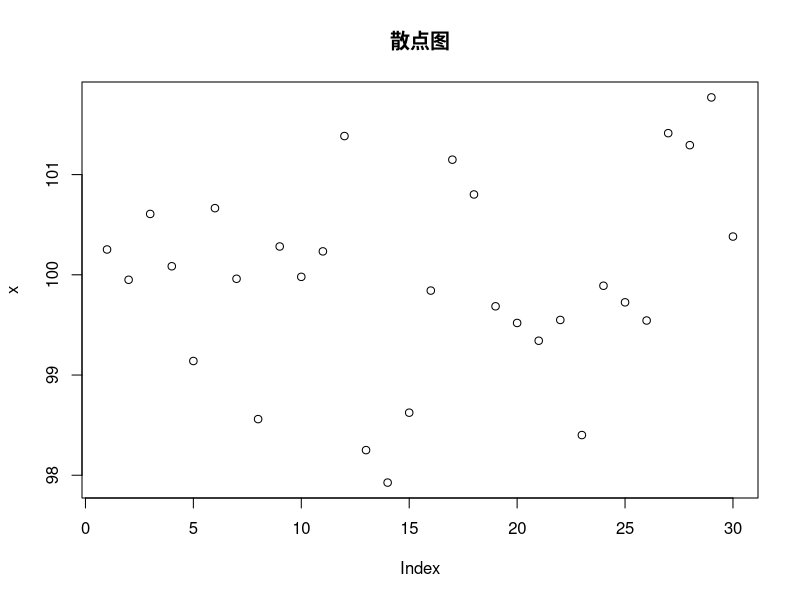
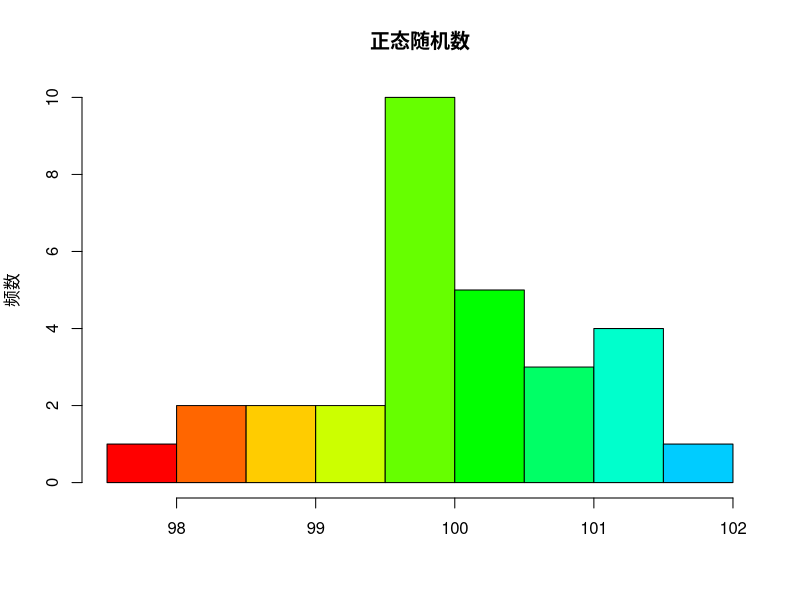
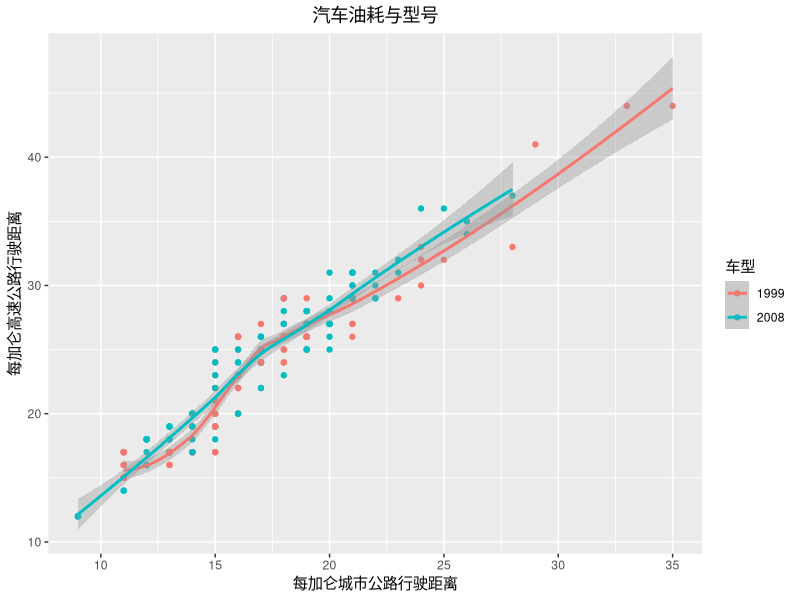
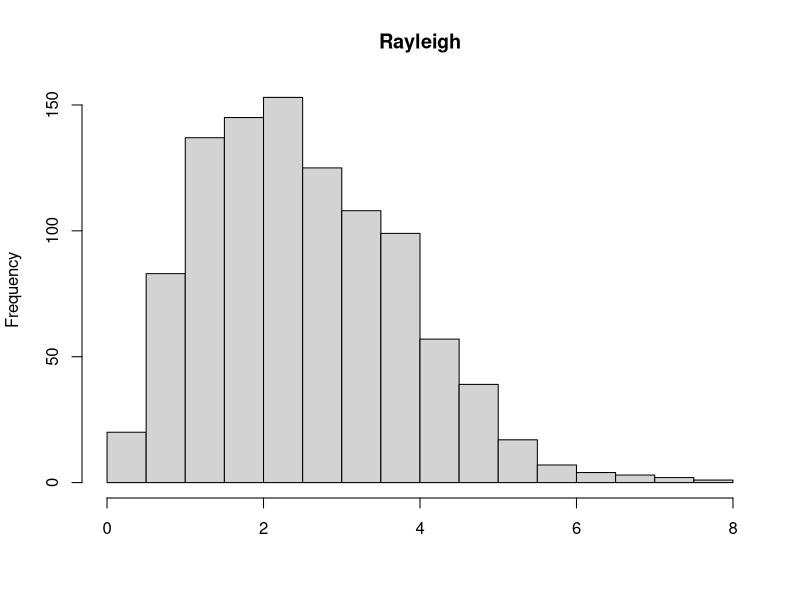
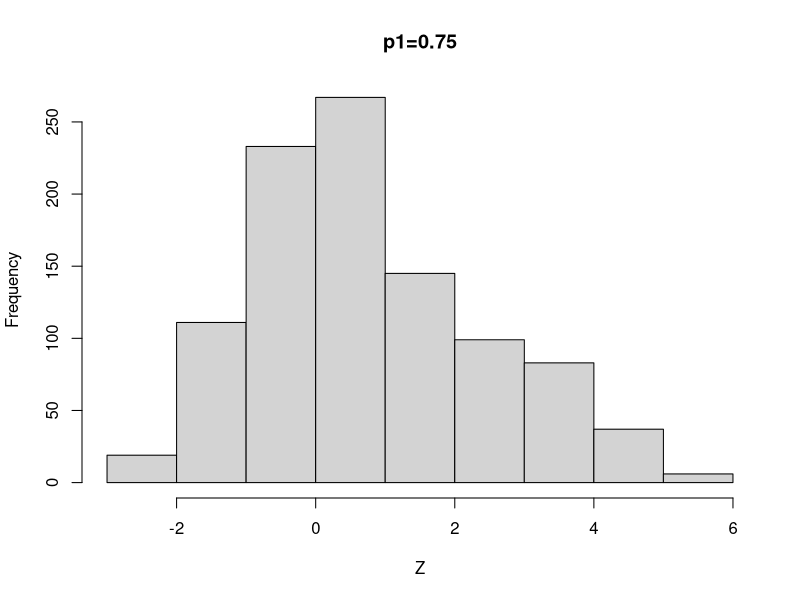
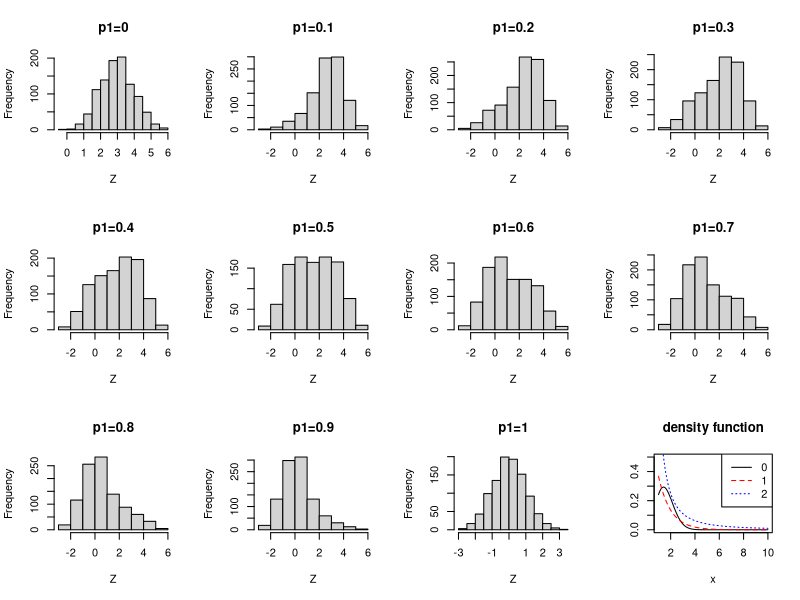
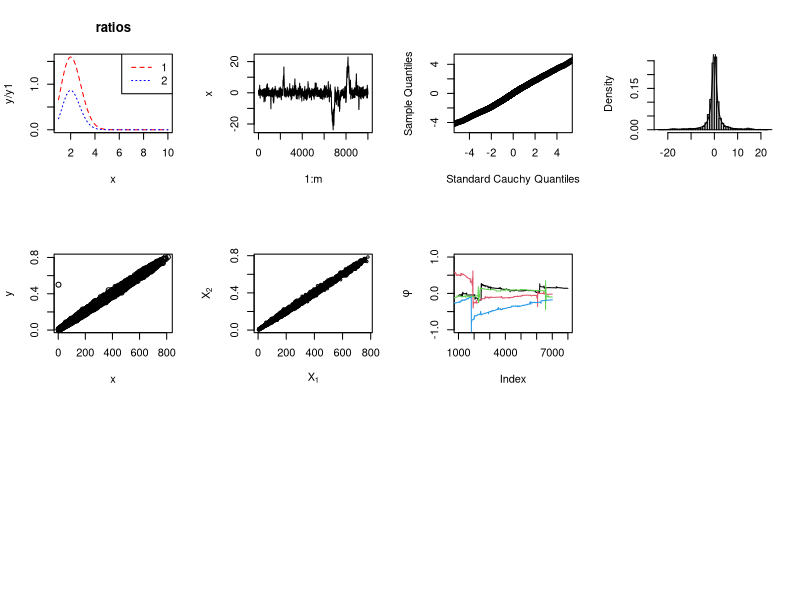
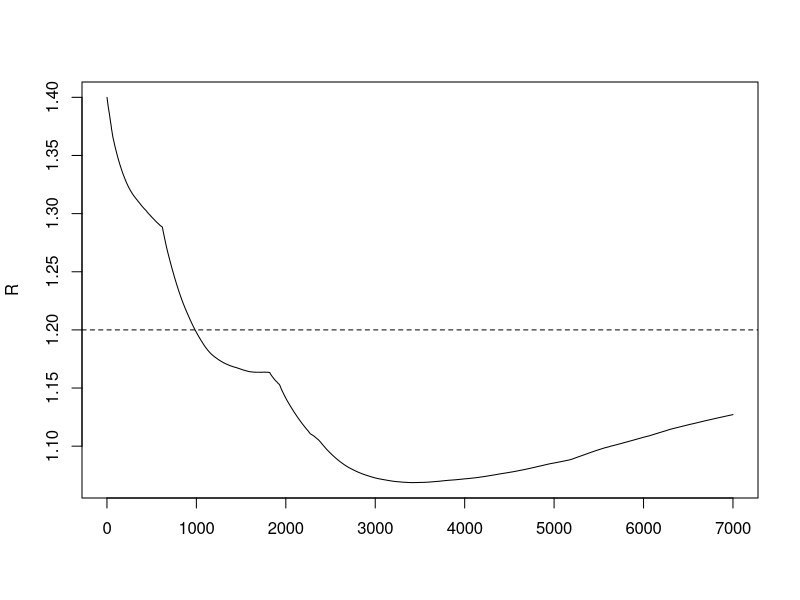

These charts were generated, in order, by the following R code: (Note: this script raises an error after producing the figures.)
## ---- chunk 1
knitr::opts_chunk$set(echo = TRUE)
##library(tidyverse) # Wickham的数据整理的整套工具
pdf.options(height=10/2.54, width=10/2.54, family="GB1") # 注意：此设置要放在最后
## ---- chunk 2
a=c("今天","吃饭")
b=c("你","了吗?")
d=paste0(a,b,collapse="")  ## 拼接字符串a,b
d
## ---- chunk 3
## 从均值为100，方差为1的正态分布中，随机生成30个数
x <- rnorm(30, mean=100, sd=1)
print(round(x,2))

## 30个随机数的散点图
plot(x,main="散点图")


## 30个随机数的直方图
hist(x, col=rainbow(15), 
     main='正态随机数', xlab='', ylab='频数')

## ---- chunk 4
## 用ggplot2画图
library(ggplot2)
data(mpg)  ## 导入mpg数据集

ggplot(data=mpg,mapping = aes(x=cty,y=hwy,color=factor(year)))+
  geom_point()+stat_smooth(method = 'loess')+
  scale_shape_manual(values = c(2,5))+
  labs(y = '每加仑高速公路行驶距离', x = '每加仑城市公路行驶距离',
       title = '汽车油耗与型号', size = '排量', colour = '车型')+
  theme(plot.title = element_text(hjust = 0.5))

## ---- chunk 5
library(xtable)
## 显示表格
knitr::kable(head(mpg))
## ---- chunk 6
Rayleigh =function(sigma, n){
  for(i in 1:n) {
    U=runif(n)
    V=1-U
    X = sigma * sqrt(-2 * log(V))
  }
  return(X)
}
sigma = 2
n = 1000

hist(Rayleigh(sigma, n),main = "Rayleigh",xlab="")
## ---- chunk 7
n=1000
X1=rnorm(n,0,1)
X2=rnorm(n,3,1)
u <- runif(n)
p1=as.integer(u < 0.75) 
p2=1-p1
Z=p1*X1+p2*X2
hist(Z,main = "p1=0.75")
## ---- chunk 8
p=seq(0,1,0.1)
par(mfrow=c(3,4))
for(i in 1:11){
  p1=as.integer(u < p[i]) 
  p2=1-p1
  Z=p1*X1+p2*X2
  title=paste0("p1=",p[i])
  hist(Z,main=title)
}
## ---- chunk 9
Poisson_Gamma=function(n, t, lambda, r, beta) {
  N =rpois(n, lambda * t)
  X=sapply(N, function(N, r, beta) sum(rgamma(N, r,beta)), r,beta)
  return(X)
}

test=function(n, t, lambda, r, beta) {
  x=Poisson_Gamma(n, t, lambda, r,beta)
  ## 样本均值
  sm=mean(x) 
  ## 理论均值
  vm=var(x)
  ## 样本方差
  tm=lambda * t * r/beta
  ## 理论方差
  tv=lambda * t * (1 + r) * r/beta^2
  
  ## 输出结果样式
  cat("r=",r,"beta=",beta,"\n")
  cat("样本均值:", sm, "  ")
  cat("理论均值:", vm, "\n")
  cat("样本方差:", tm, "  ")
  cat("理论方差:", tv, "\n\n")
}

## 参数值
n=1000
lambda_seq=c(1:3)
r_seq=c(1:3)
beta_seq=c(1:3)
t=10

for (lambda in lambda_seq) {
  for (r in r_seq) {
    for (beta in beta_seq) {
      test(n, t, lambda,r,beta)
    }
  }
}

## ---- chunk 10
MCBeta = function(x,n=10000){
  t=runif(n, min = 0, max = x)
  theta.hat=x*mean(t*t*(1-t)*(1-t))/beta(3,3)
  return(theta.hat)
}
x=seq(0.1,0.9,0.1)

MC.Beta=pbeta=rep(0,9)
for(i in 1:9)
{
  MC.Beta[i]=MCBeta(x[i])
  pbeta[i]=pbeta(x[i],3,3)
}
out=rbind(MC.Beta,pbeta)

rownames(out)=c("MC.Beta","pbeta")
colname=NULL
for(i in 9:1){
  name=paste("x=",x[i])
  colname=cbind(name,colname)
}
colnames(out)=colname

out
## ---- chunk 11
rayleigh=function(scale, n) {
  rayleigh=antithetic=numeric(n)
  for (i in 1:n) {
    U =runif(n)
    V = 1 - U
    rayleigh = scale * sqrt(-2 * log(U))
    antithetic = scale * sqrt(-2 * log(V))
    out$ray=rayleigh
    out$ant=antithetic
  }
  return(out)
}

scale=2
n=1000
out=rayleigh(scale, n)
var1 = var(out$ray)
var2 =(var(out$ray) + var(out$ant) + 2 * cov(out$ray, out$ant)) / 4
reduction = ((var1 - var2) / var1)
cat("reduction=",100*reduction,"%")
## ---- chunk 12
x =seq(1,10,0.02)
y = x^2/sqrt(2*pi)* exp((-x^2/2))
y1 = exp(-x)
y2 =1 / (x^2)

gs =c(expression(g(x)==e^{-x^2/2}*x^2/sqrt(2*pi)),expression(f[1](x)==1/(x^2)),expression(f[2](x)==x*e^{(1-x^2)/4}/sqrt(2*pi)))

plot(x, y, type = "l", ylab = "", ylim = c(0,0.5),main='density function')
lines(x, y1, lty = 2,col="red")
lines(x, y2, lty = 3,col="blue")
legend("topright", legend = 0:2,lty = 1:3,col=c("black","red","blue"))

plot(x, y/y1,type = "l",lty = 2, col="red",main = 'ratios')
lines(x, y/y2, lty = 3,col="blue")
legend("topright", legend = 1:2,lty = 2:3,col=c("red","blue"))

## ---- chunk 13
f1 = function(x) { exp(-x) }
f2 = function(x) { (pi * (1 + x^2))^(-1) * (x >= 1) }
g =function(x) {x^2*exp(-x^2/2)/sqrt(2*pi)*(x>1)}

m = 10^7
x1 = rexp(m)
x2 = rcauchy(m)
x2[which(x2 < 1)] = 1 

fg = cbind(g(x1) / f1(x1), g(x2) / f2(x2))

theta.hat = se = numeric(2)
theta.hat =c(mean(fg[,1]), mean(fg[,2]))
se = c(sd(fg[,1]), sd(fg[,2]))
rbind(theta.hat, se)
## ---- chunk 14
g =function(x) {x^2*exp(-x^2/2)/sqrt(2*pi)*(x>1)}
m = 1e4                 
u = runif(m) 
x = 1/(1-u)  
fg = g(x)*x^2
theta.hat = mean(fg)
print(theta.hat)
theta =integrate(g,1,Inf)
theta
## ---- chunk 15
n <- 20
m <- 1000 
alpha <- .05
UCL <- replicate(m,expr = {
  x <- rchisq(n, df = 2)
  (n-1) * var(x) / qchisq(alpha, df = n-1)
})
cat("coverage probability=", mean(UCL > 4))
## ---- chunk 16
n <- 20 
alpha <- .05
x <- rchisq(n, df = 2)
prob <- replicate(m,expr = {
  x <- rchisq(n, df = 2)
  abs(mean(x)-2) < sd(x) * qt(alpha/2, df = n-1,lower.tail = FALSE)/sqrt(n)
})
cat("coverage probability=", mean(prob))
## ---- chunk 17
num<-c(50,100,200,500,1000) # 不同样本量
m<-10000

er<-NULL
for (n in num){
  cv<-qt(0.975,n-1)
  er1<-mean(sapply(1:m,FUN = function(o){
  x<-rchisq(n,1)
  m<-mean(x)
  se<-sqrt(var(x))
  abs((m-1)*sqrt(n)/se)>=cv
  })) 
  er2<-mean(sapply(1:m,FUN = function(o){
  x<-runif(n,0,2)
  m<-mean(x)
  se<-sqrt(var(x))
  abs((m-1)*sqrt(n)/se)>=cv
  }))
  er3<-mean(sapply(1:m,FUN = function(o){
  x<-rexp(n,1)
  m<-mean(x)
  se<-sqrt(var(x))
  abs((m-1)*sqrt(n)/se)>=cv
  }))
  er<-cbind(er,c(er1,er2,er3))
}
colnames(er)<-num
rownames(er)<-c("Chi(1)","U(0,2)","exp(1)")
knitr::kable(er)
## ---- chunk 18
mat <-
  matrix(c(6510, 3490, 10000, 6760, 3240, 10000, 13270, 6730, 20000), 3, 3,
         dimnames = list(
           c("Rejected", "Accepted", "total"),
           c("method A", "method B", "total")
         ))
mat
## ---- chunk 19
Spearman_rank_test <- function(x, y, B = 1e4){
  t0 = cor(x,y,method = "spearman")
  perm = numeric(B)
  z = c(x,y)
  for(i in 1:B){
    samp = sample(z)
    perm[i] = cor(samp[1:length(x)], samp[(length(x)+1):length(z)], method = "spearman")
  }
  p_value = mean(abs(perm)>=abs(t0))
  return(list(statistic = t0, 'p.value' = p_value))
}
## ---- chunk 20
n = 50
x = rnorm(n, 0, 1)
y = rnorm(n, 0, 1)
## ---- chunk 21
Spearman_rank_test(x, y)
cor.test(x, y, method = "spearman")
## ---- chunk 22
n = 50
x = rnorm(n, 0, 1)
y = x + rnorm(n, 0, 1)
## ---- chunk 23
Spearman_rank_test(x, y)
cor.test(x, y, method = "spearman")
## ---- chunk 24
set.seed(123)
## standard Cauchy 
f <- function(x) {
  return(1/(pi*(1+x^2)))
}

m <- 10000
x <- numeric(m)
x[1] <- rnorm(1)
k <- 0
u <- runif(m)
for (i in 2:m) {
  xt <- x[i-1]
  y <- rnorm(1, mean = xt)
  num <- f(y) * dnorm(xt, mean = y)
  den <- f(xt) * dnorm(y, mean = xt)
  if (u[i] <= num/den) x[i] <- y else {
    x[i] <- xt
    k <- k+1 #y is rejected
  }
}


## MC过程图
plot(1:m, x, type="l", main="", ylab="x")
b <- 1000
y <- x[b:m]
a <- ppoints(1000)
Qc <- qcauchy(a) 
Q <- quantile(x, a)


## QQ图
qqplot(Qc, Q, main="",xlim=c(-5,5),ylim=c(-5,5),xlab="Standard Cauchy Quantiles", ylab="Sample Quantiles")

## 直方图
hist(y, breaks="scott", main="", xlab="", freq=FALSE)
lines(Qc, f(Qc))

## ---- chunk 25
set.seed(2)

N <- 5000 #length of chain
burn <- 1000 #burn-in length
a <- 2
b <- 3
n <- 1000
X <- matrix(0, N, 2) #the chain, a bivariate sample

#initialize
x0=2
y0=0.5
###### generate the chain #####
X[1, ] <- c(x0,y0) #initialize
for (i in 2:N) {
  y <- X[i-1, 2]
  X[i, 1] <- rbinom(1,size=n,prob = y)
  x <- X[i, 1]
  X[i, 2] <- rbeta(1,x+a,n-x+b)
}
lab <- burn + 1
out <- X[lab:N, ]
plot(X[,1],X[,2],xlab = "x",ylab = "y")
## ---- chunk 26
cat("协方差矩阵\n")
cov(out) ## 协方差矩阵

cat("相关系数矩阵\n")
cor(out) ## 相关系数矩阵
plot(out, main="", cex=.5, xlab=bquote(X[1]),
ylab=bquote(X[2]), ylim=range(out[,2]))  ## 分布图
## ---- chunk 27
# 计算Gelman-Rubin statistic的函数
Gelman.Rubin <- function(psi) {
  # psi[i,j] is the statistic psi(X[i,1:j])
  # for chain in i-th row of X
  psi <- as.matrix(psi)
  n <- ncol(psi)
  k <- nrow(psi)

  psi.means <- rowMeans(psi)     #row means
  B <- n * var(psi.means)        #between variance est.
  psi.w <- apply(psi, 1, "var")  #within variances
  W <- mean(psi.w)               #within est.
  v.hat <- W*(n-1)/n + (B/n)     #upper variance est.
  r.hat <- v.hat / W             #G-R statistic
  return(r.hat)
        }
## ---- chunk 28
# 生成标准柯西分布的Metropolis chain
# 提议函数仍取9.3中使用的对称正态分布 N(0,X[t]^2)
# X1为初始值
Standard_Cauchy_Chain <- function(N, X1){
  X <- numeric(N)
  X[1] <- X1    #初始值
  for(i in 2:N){
    Xt <- X[i-1]
    Y <- rnorm(1,0,abs(Xt))
    r <- dt(Y,1)*dnorm(Xt,0,abs(Y))/dt(Xt,1)/dnorm(Y,0,abs(Xt))
    U <- runif(1)
    if(r > 1) r <- 1
    if(U <= r) X[i] <- Y
    else X[i] <- Xt
  }
  return(X)
}
## ---- chunk 29
k <- 4      
N <- 8000
b <- 1000     #burn-in length
X1 <- c(0.1,0.2,0.1,0.2)    #初始值

# 生成4条样本
set.seed(12345)
X <- matrix(0, nrow = k, ncol = N)
for(i in 1:k){
  X[i,] <- Standard_Cauchy_Chain(N, X1[i])
}

# compute diagnostic statistics
psi <- t(apply(X, 1, cumsum))
for (i in 1:nrow(psi))
  psi[i,] <- psi[i,] / (1:ncol(psi))
print(Gelman.Rubin(psi))
## ---- chunk 30
# 四条样本的psi
for (i in 1:k)
  if(i==1){
    plot((b+1):N,psi[i, (b+1):N],ylim=c(-1,1), type="l",
         xlab='Index', ylab=bquote(phi))
  }else{
      lines(psi[i, (b+1):N], col=i)
  }
par(mfrow=c(1,1)) 
## ---- chunk 31
par(mfrow=c(1,1)) 
#plot the sequence of R-hat statistics
rhat <- rep(0, N)
for (j in (b+1):N)
  rhat[j] <- Gelman.Rubin(psi[,1:j])
plot(rhat[(b+1):N], type="l", xlab="", ylab="R")
abline(h=1.2, lty=2)
## ---- chunk 32
# 生成二元随机变量的Gibbs sampler
# X1为初始值
Bivariate.Gibbs <- function(N, X1){
  a <- b <- 1
  X <- matrix(0, N, 2)
  X[1,] <- X1    #初始值
  for(i in 2:N){
    X2 <-  X[i-1, 2]
    X[i,1] <- rbinom(1,25,X2)
    X1 <- X[i,1]
    X[i,2] <- rbeta(1,X1+a,25-X1+b)
  }
  return(X)
}
## ---- chunk 33
k <- 4          
N <- 8000 
b <- 1000    #burn-in length
X1 <- cbind(c(2,7,10,15),runif(4)) #初始值

#生成4条样本，每个第一维的放在X中，第二维的放在Y中
set.seed(12345)
X <- matrix(0, nrow=k, ncol=N)
Y <- matrix(0, nrow=k, ncol=N)
for (i in 1:k){
  BG <- Bivariate.Gibbs(N, X1[i,])
  X[i, ] <- BG[,1]
  Y[i, ] <- BG[,2]
}
## ---- chunk 34
# 先考虑第一维样本X

#compute diagnostic statistics
psi <- t(apply(X, 1, cumsum))
for (i in 1:nrow(psi))
  psi[i,] <- psi[i,] / (1:ncol(psi))

#plot the sequence of R-hat statistics
rhat <- rep(0, N)
for (j in (b+1):N)
  rhat[j] <- Gelman.Rubin(psi[,1:j])
plot(rhat[(b+1):N], type="l", xlab="", ylab="R")
abline(h=1.2, lty=2)
## ---- chunk 35
# 再考虑第二维样本Y

#compute diagnostic statistics
psi <- t(apply(Y, 1, cumsum))
for (i in 1:nrow(psi))
  psi[i,] <- psi[i,] / (1:ncol(psi))

#plot the sequence of R-hat statistics
rhat <- rep(0, N)
for (j in (b+1):N)
  rhat[j] <- Gelman.Rubin(psi[,1:j])
plot(rhat[(b+1):N], type="l", xlab="", ylab="R")
abline(h=1.2, lty=2)
## ---- chunk 36
thek <- function(k, a, d){
  (-1)^k/exp(lgamma(k+1)+k*log(2)) * exp((k+1)*log(sum(a^2))-log(2*k+1)-log(2*k+2)) * exp(lgamma((d+1)/2)+lgamma(k+1.5)-lgamma(k+d/2+1))#用到了gamma函数和阶乘的恒等式
}
## ---- chunk 37
sumk <- function(a, d){
  k <- 0
  s <- 0
  while(abs(thek(k, a, d))>1e-5){#tolerance
    s <- s+thek(k, a, d)
    k <- k+1
  }
  return(s)
}
## ---- chunk 38
a <- c(1,2)
d <- length(a)
s <- sumk(a,d)
paste("The sum =", s)
## ---- chunk 39
k <- c(4:25, 100, 500, 1000)
###11.5
beijif <- function(u, kf){
  (1+u^2/kf)^(-(kf+1)/2)
}
g <- function(a, kg){
  ckl <- sqrt(a^2*(kg-1)/(kg-a^2))
  LHS <- 2/sqrt(pi*(kg-1)) * exp(lgamma(kg/2)-lgamma((kg-1)/2)) * integrate(beijif, lower = 0, upper = ckl, kf=kg-1)$value
  ckr <- sqrt(a^2*kg/(kg+1-a^2))
  RHS <-2/sqrt(pi*kg) * exp(lgamma((kg+1)/2)-lgamma(kg/2)) * integrate(beijif, lower = 0, upper = ckr, kf=kg)$value
  LHS-RHS
}

solution5 <- numeric(length(k))
for (i in 1:length(k)) {
  solution5[i] <- uniroot(g, c(1,2), kg=k[i])$root
}

###11.4
h <- function (a,kh) {
  (1-pt(sqrt(a^2*(kh-1) / (kh-a^2)), df=kh-1)) - (1-pt(sqrt(a^2*kh / (kh+1-a^2)), df=kh))
}

solution4 <- numeric(length(k))
for (i in 1:length(k)) {
  solution4[i] <- uniroot(h, c(1,2), kh=k[i])$root
}

###Compare
print(cbind(k=k, exercice4=solution4, exercice4=solution5))
## ---- chunk 40
data <- c(0.54,0.48,0.33,0.43,1.00,1.00,0.91,1.00,0.21,0.85)
tau <- 1
n <- length(data)
n1 <- sum(data<tau)
n2 <- n-n1
lam0 <- 0
lam1 <- 1#初始值


i <- 1
while (abs(lam0-lam1)>1e-10) {
  lam0 <- lam1
  # E step
  E <- function(lam) n*log(1/lam)-1/lam*sum(data[data<tau])-n2/lam*(tau+lam0)
  # M step
  lam1 <- optimize(E, lower = 0, upper = 2, maximum = TRUE)$maximum
}

# MLE 
# lam <- 1


lik <- function(lam){
  lik1 <- sapply(data[data<tau], function(x) {
    dexp(x,rate=1/lam)
  })
  lik2 <- sapply(data[data==tau],function(x){
    1-pexp(tau,rate = 1/lam)
  })
  prod(c(lik1,lik2))
}
MLE <- optimize(lik, lower = 0, upper = 2, maximum = TRUE)$maximum
print(cbind(EM=lam1, MLE))
## ---- chunk 41
trims <- c(0, 0.1, 0.2, 0.5)
x <- rcauchy(100)
lapply(trims, function(trim) mean(x, trim = trim))
lapply(trims, mean, x = x)
## ---- chunk 42
formulas <- list(
mpg ~ disp,
mpg ~ I(1 / disp),
mpg ~ disp + wt,
mpg ~ I(1 / disp) + wt
)
lapply(formulas,lm,data=mtcars)
## ---- chunk 43
bootstraps <- lapply(1:10, function(i) {
  rows <- sample(1:nrow(mtcars), rep = TRUE)
  mtcars[rows, ]
})

lapply(bootstraps,function(t) lm(mpg~disp,data=t))
## ---- chunk 44
rsq <- function(mod) summary(mod)$r.squared

## Ex1
cat("这是Ex1 4个模型的R-square\n")
lapply(lapply(formulas,lm,data=mtcars), rsq)

## Ex2
cat("这是Ex2 10个模型的R-square\n")
lapply(lapply(bootstraps,function(t) lm(mpg~disp,data=t)), rsq)
## ---- chunk 45
df= data.frame(a = 1:4, b= 5:8, c =9:12)

## 每一列取标准差
vapply(as.list(df),sd,numeric(1))
## ---- chunk 46
df2=data.frame(a = 1:4, b=c("x","y","z","s"), c =9:12)
vapply(df2[vapply(df2, is.numeric, logical(1))], sd, numeric(1))
## ---- chunk 47
library(parallel)
mcsapply <- function(n, func){
  core <- makeCluster(4)    # 使用4个核
  res <- parSapply(core, n, func)   # 并行计算，n为次数，func为函数
  stopCluster(core)         # 关闭核
}
## ---- chunk 48
R2 <- function(i){
  index <- sample(1:nrow(mtcars), rep = TRUE)
  m <- lm(mpg ~ disp, data = mtcars[index,])
  return(summary(m)$r.squared)
}

# 使用sapply函数进行10次
system.time(sapply(1:10, R2))
# 使用mcsapply函数进行10次
system.time(mcsapply(1:10, R2))


# 使用sapply函数进行10000次
system.time(sapply(1:10000, R2))
# 使用mcsapply函数进行10000次
system.time(mcsapply(1:10000, R2))
## ---- chunk 49
a=1
b=1
N=10000
n=25

gibbsR=function(a,b,n,N){
  X=matrix(0, N, 2)  #样本阵
  X[1,]=c(0,0.5)
  for(i in 2:N){
    X2= X[i-1, 2]
    X[i,1]=rbinom(1,25,X2)
    X1=X[i,1]
    X[i,2]=rbeta(1,X1+a,25-X1+b)
  }
  return(X)
}

X=gibbsR(a,b,n,N)

plot(X[,1],X[,2],xlab = "x",ylab = "y",main = "gibbsR")
